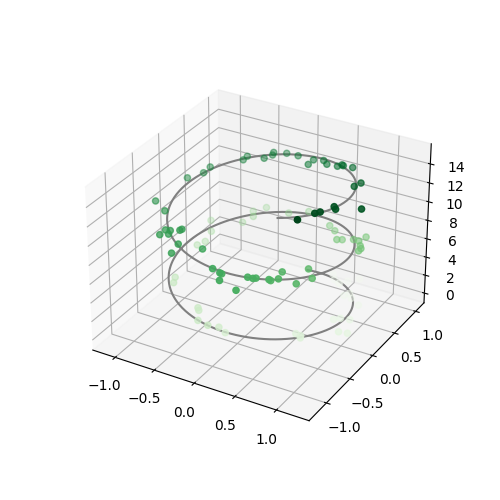

Here is the Python script that generated this plot:
from mpl_toolkits import mplot3d 
import numpy as np
import matplotlib.pyplot as plt
import pathlib

fig = plt.figure(figsize=(5,5))
ax = plt.axes(projection='3d')
# Data for a three-dimensional line
zline = np.linspace(0, 15, 1000)
xline = np.sin(zline)
yline = np.cos(zline)
ax.plot3D(xline, yline, zline, 'gray')


# Data for three-dimensional scattered points
zdata = 15 * np.random.random(100)
xdata = np.sin(zdata) + 0.1 * np.random.randn(100)
ydata = np.cos(zdata) + 0.1 * np.random.randn(100)
ax.scatter3D(xdata, ydata, zdata, c=zdata, cmap='Greens');


fig_path = pathlib.Path(__file__).parent.resolve()
plt.savefig(fig_path.joinpath("plot3d.png"))
